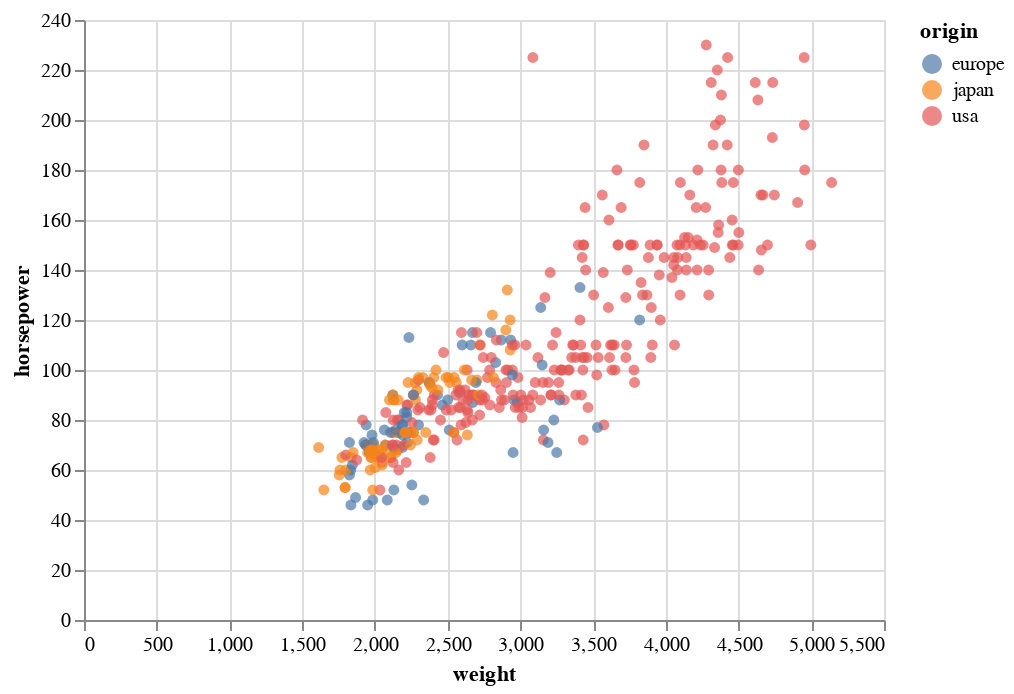

Notebook code cell kept with this figure:
### Markdown cell above
The following tooltip list means that when we hover our mouse over a point, we will see the values for the properties listed in the tooltip.

### Code cell
# syntax will seem weird at first
alt.Chart(df).mark_circle().encode(
    x="weight",
    y="horsepower",
    color="origin",
    tooltip=["name", "weight", "horsepower"]
)

### Figure 1 — Vega-Lite specification as saved in the notebook (floating-point values rounded to 4 significant figures; data arrays with more than 128 entries replaced by an {"elided": "..."} marker saying what was removed)
{"config": {"view": {"continuousWidth": 400, "continuousHeight": 300}}, "data": {"name": "data-f1198cc0481ad698d7dc4699e0a3efa7"}, "mark": "circle", "encoding": {"color": {"field": "origin", "type": "nominal"}, "tooltip": [{"field": "name", "type": "nominal"}, {"field": "weight", "type": "quantitative"}, {"field": "horsepower", "type": "quantitative"}], "x": {"field": "weight", "type": "quantitative"}, "y": {"field": "horsepower", "type": "quantitative"}}, "$schema": "https://vega.github.io/schema/vega-lite/v4.17.0.json", "datasets": {"data-f1198cc0481ad698d7dc4699e0a3efa7": {"elided": "398 records"}}}
